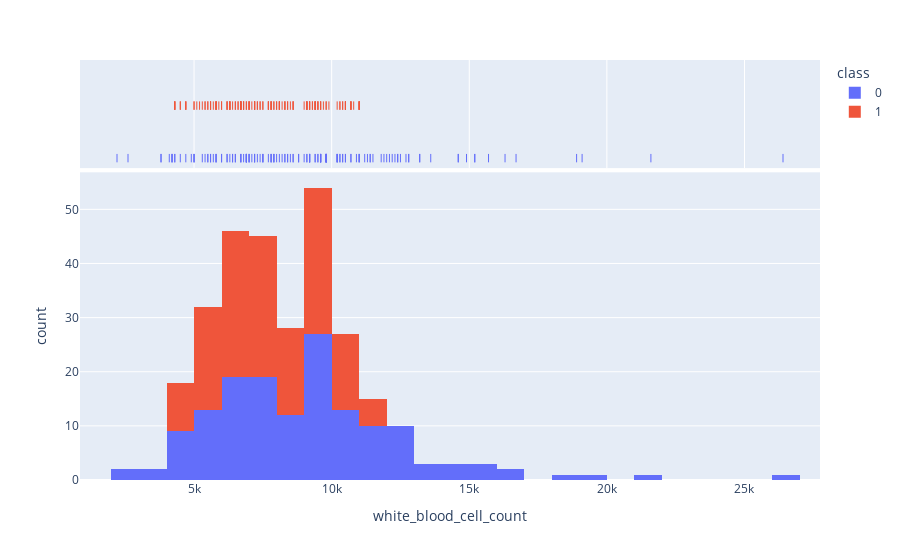

Notebook code cell kept with this figure:
### Code cell
kde('white_blood_cell_count')

### Figure 1 — Plotly figure (JSON) as saved in the notebook; plotly's stock layout.template omitted (floating-point values rounded to 4 significant figures; data arrays with more than 128 entries replaced by an {"elided": "..."} marker saying what was removed)
{"data": [{"alignmentgroup": "True", "bingroup": "x", "hovertemplate": "class=0<br>white_blood_cell_count=%{x}<br>count=%{y}<extra></extra>", "legendgroup": "0", "marker": {"color": "#636efa", "pattern": {"shape": ""}}, "name": "0", "offsetgroup": "0", "orientation": "v", "showlegend": true, "type": "histogram", "x": {"elided": "250 int values"}, "xaxis": "x", "yaxis": "y"}, {"alignmentgroup": "True", "boxpoints": "all", "customdata": {"elided": "250x24 mixed values"}, "fillcolor": "rgba(255,255,255,0)", "hoveron": "points", "hovertemplate": "class=%{customdata[23]}<br>white_blood_cell_count=%{x}<br>age=%{customdata[0]}<br>blood_pressure=%{customdata[1]}<br>specific_gravity=%{customdata[2]}<br>albumin=%{customdata[3]}<br>sugar=%{customdata[4]}<br>red_blood_cells=%{customdata[5]}<br>pus_cell=%{customdata[6]}<br>pus_cell_clumps=%{customdata[7]}<br>bacteria=%{customdata[8]}<br>blood_glucose_random=%{customdata[9]}<br>blood_urea=%{customdata[10]}<br>serum_creatinine=%{customdata[11]}<br>sodium=%{customdata[12]}<br>potassium=%{customdata[13]}<br>haemoglobin=%{customdata[14]}<br>packed_cell_volume=%{customdata[15]}<br>red_blood_cell_count=%{customdata[16]}<br>hypertension=%{customdata[17]}<br>diabetes_mellitus=%{customdata[18]}<br>coronary_artery_disease=%{customdata[19]}<br>appetite=%{customdata[20]}<br>peda_edema=%{customdata[21]}<br>aanemia=%{customdata[22]}<extra></extra>", "jitter": 0, "legendgroup": "0", "line": {"color": "rgba(255,255,255,0)"}, "marker": {"color": "#636efa", "symbol": "line-ns-open"}, "name": "0", "offsetgroup": "0", "showlegend": false, "type": "box", "x": {"elided": "250 int values"}, "xaxis": "x2", "yaxis": "y2"}, {"alignmentgroup": "True", "bingroup": "x", "hovertemplate": "class=1<br>white_blood_cell_count=%{x}<br>count=%{y}<extra></extra>", "legendgroup": "1", "marker": {"color": "#EF553B", "pattern": {"shape": ""}}, "name": "1", "offsetgroup": "1", "orientation": "v", "showlegend": true, "type": "histogram", "x": {"elided": "150 int values"}, "xaxis": "x", "yaxis": "y"}, {"alignmentgroup": "True", "boxpoints": "all", "customdata": {"elided": "150x24 mixed values"}, "fillcolor": "rgba(255,255,255,0)", "hoveron": "points", "hovertemplate": "class=%{customdata[23]}<br>white_blood_cell_count=%{x}<br>age=%{customdata[0]}<br>blood_pressure=%{customdata[1]}<br>specific_gravity=%{customdata[2]}<br>albumin=%{customdata[3]}<br>sugar=%{customdata[4]}<br>red_blood_cells=%{customdata[5]}<br>pus_cell=%{customdata[6]}<br>pus_cell_clumps=%{customdata[7]}<br>bacteria=%{customdata[8]}<br>blood_glucose_random=%{customdata[9]}<br>blood_urea=%{customdata[10]}<br>serum_creatinine=%{customdata[11]}<br>sodium=%{customdata[12]}<br>potassium=%{customdata[13]}<br>haemoglobin=%{customdata[14]}<br>packed_cell_volume=%{customdata[15]}<br>red_blood_cell_count=%{customdata[16]}<br>hypertension=%{customdata[17]}<br>diabetes_mellitus=%{customdata[18]}<br>coronary_artery_disease=%{customdata[19]}<br>appetite=%{customdata[20]}<br>peda_edema=%{customdata[21]}<br>aanemia=%{customdata[22]}<extra></extra>", "jitter": 0, "legendgroup": "1", "line": {"color": "rgba(255,255,255,0)"}, "marker": {"color": "#EF553B", "symbol": "line-ns-open"}, "name": "1", "offsetgroup": "1", "showlegend": false, "type": "box", "x": {"elided": "150 int values"}, "xaxis": "x2", "yaxis": "y2"}], "layout": {"barmode": "relative", "legend": {"title": {"text": "class"}, "tracegroupgap": 0}, "margin": {"t": 60}, "xaxis": {"anchor": "y", "domain": [0, 1], "title": {"text": "white_blood_cell_count"}}, "xaxis2": {"anchor": "y2", "domain": [0, 1], "matches": "x", "showgrid": true, "showticklabels": false}, "yaxis": {"anchor": "x", "domain": [0, 0.7326], "title": {"text": "count"}}, "yaxis2": {"anchor": "x2", "domain": [0.7426, 1], "matches": "y2", "showgrid": false, "showline": false, "showticklabels": false, "ticks": ""}}}
